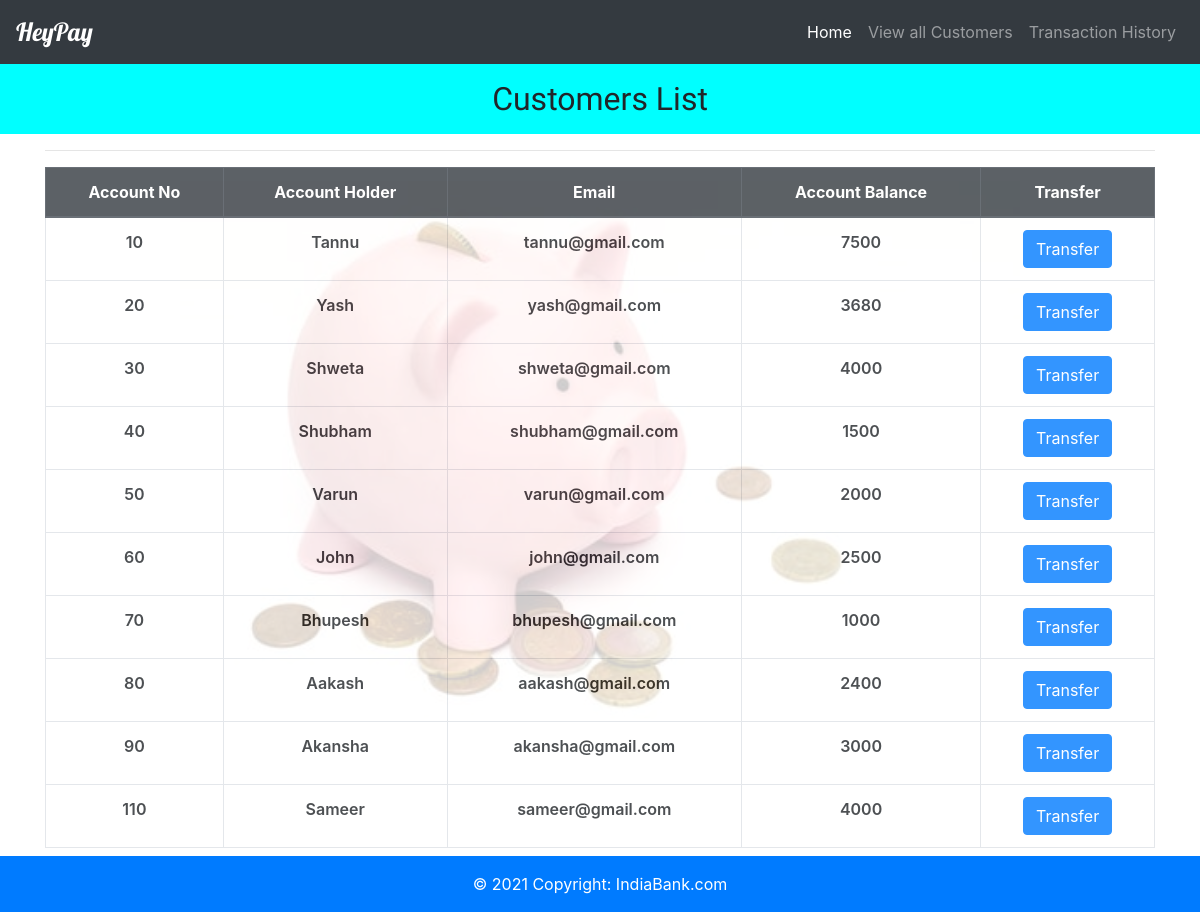
The page /Customer/ on the database its author committed.
### bank/models.py (models this page shows, shortened)
class Customer(models.Model):
    Acc_No = models.IntegerField(primary_key=True)
    Account_Holder = models.CharField(max_length=200)
    Email_Id = models.EmailField(max_length=200)
    Current_Balance=models.IntegerField()

### bank/views.py (the view)
# urls.py: path('Customer/',views.Customer_Table, name='Customer'),
def Customer_Table(request):
    customers = Customer.objects.all().order_by("Acc_No")
    return render(request,"Customer.html",{'customers':customers})

### Templates/Customer.html (shortened to what this page needs)
{% extends 'Base.html' %}
{% load static %}
{% block content %}
    <h2 align="center" class="pb-3 pt-3" style="font-family: 'Courgette', cursive; background-color: aqua;">Customers List</h2>
    <div class="container mt-3">
        <hr>
        <table class="table table-bordered table-hover bg-white">
            <thead class="thead-dark">
                <tr align="center">
                    <th>Account No</th>
                    <th>Account Holder</th>
                    <th>Email</th>
                    <th>Account Balance</th>
                    <th>Transfer</th>
                </tr>
            </thead>
            <tbody style="font-weight: 600;">
                {% for s in customers %}
                <tr align="center">
                    <td>{{s.Acc_No}}</td>
                    <td>{{s.Account_Holder}}</td>
                    <td>{{s.Email_Id}}</td>
                    <td>{{s.Current_Balance}}</td>
                    <td><a href="{% url 'Trans' s.Acc_No %}" class="btn btn-primary">Transfer</a></td>
                </tr>
                {% endfor %}
            </tbody>
        </table>
    </div>
{% endblock content %}

### Templates/Base.html (shortened to what this page needs)
{% load static %}
<!DOCTYPE html>
<html lang="en">
<head>
        <link rel="stylesheet" href="https://maxcdn.bootstrapcdn.com/bootstrap/4.5.2/css/bootstrap.min.css">
        <link rel="stylesheet" href="{% static '/css/style.css' %}">
</head>
<body>
    <nav class="navbar navbar-expand-lg navbar-dark bg-dark" style="font-weight: 400;">
        <a class="navbar-brand" href="#" style="font-family: 'Lobster', cursive; font-size: 25px;">HeyPay</a>
        <div class="collapse navbar-collapse" id="navbarSupportedContent">
          <ul class="navbar-nav ml-auto">
            <li class="nav-item active">
              <a class="nav-link" href="{% url 'index' %}">Home <span class="sr-only">(current)</span></a>
            </li>
            <li class="nav-item">
              <a class="nav-link" href="{% url 'Customer' %}">View all Customers</a>
            </li>
            <li class="nav-item">
              <a class="nav-link" href="{% url 'Transactions' %}">Transaction History</a>
            </li>
          </ul>
        </div>
      </nav>
      {% block content%}
      {% endblock content %}
      <br>
      <br
      <div>
        <footer class="page-footer font-small blue fixed-bottom">
          <div class="footer-copyright text-center py-3 bg-primary text-white">© 2021 Copyright:
            <a href="#" style="color: white;"> IndiaBank.com</a>
          </div>
        </footer>
      </div>
</body>
</html>

### rows shown on the page
Customer: Acc_No "10", Account_Holder "Tannu", Email_Id "tannu@gmail.com", Current_Balance "7500"
Customer: Acc_No "20", Account_Holder "Yash", Email_Id "yash@gmail.com", Current_Balance "3680"
Customer: Acc_No "30", Account_Holder "Shweta", Email_Id "shweta@gmail.com", Current_Balance "4000"
Customer: Acc_No "40", Account_Holder "Shubham", Email_Id "shubham@gmail.com", Current_Balance "1500"
Customer: Acc_No "50", Account_Holder "Varun", Email_Id "varun@gmail.com", Current_Balance "2000"
Customer: Acc_No "60", Account_Holder "John", Email_Id "john@gmail.com", Current_Balance "2500"
Customer: Acc_No "70", Account_Holder "Bhupesh", Email_Id "bhupesh@gmail.com", Current_Balance "1000"
Customer: Acc_No "80", Account_Holder "Aakash", Email_Id "aakash@gmail.com", Current_Balance "2400"
Customer: Acc_No "90", Account_Holder "Akansha", Email_Id "akansha@gmail.com", Current_Balance "3000"
Customer: Acc_No "110", Account_Holder "Sameer", Email_Id "sameer@gmail.com", Current_Balance "4000"
